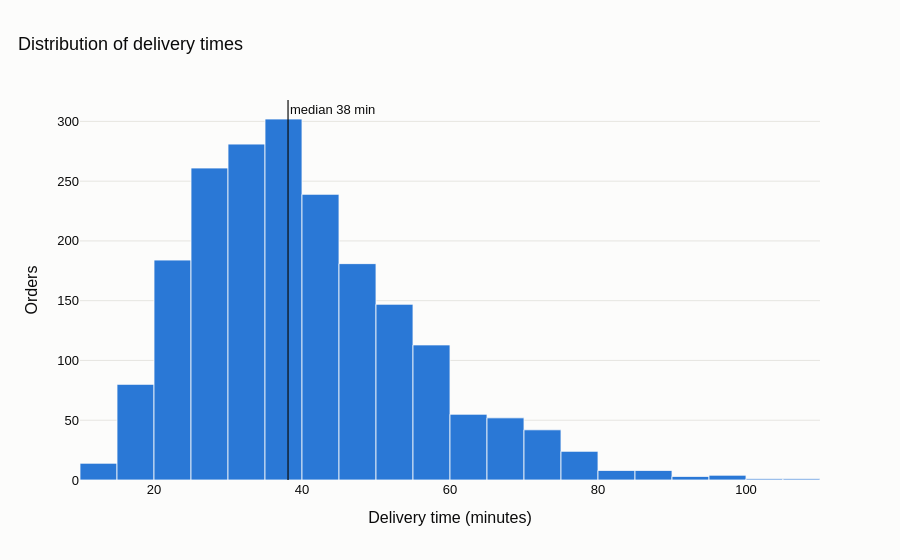

This figure's notebook cell:
### Markdown cell above
### plotly

### Code cell
import plotly.express as px
fig = px.histogram(df, x="minutes", nbins=40, color_discrete_sequence=PALETTE,
                   labels={"minutes": "Delivery time (minutes)"}, title="Distribution of delivery times")
fig.add_vline(x=df["minutes"].median(), line_color="#0b0b0b", line_width=1.2,
              annotation_text=f"median {df['minutes'].median():.0f} min")
fig.update_traces(marker_line_color="#fcfcfb", marker_line_width=0.8)
fig.update_layout(yaxis_title="Orders", bargap=0)
fig.show()

### Figure 1 — Plotly figure (JSON) as saved in the notebook; plotly's stock layout.template omitted (floating-point values rounded to 4 significant figures; data arrays with more than 128 entries replaced by an {"elided": "..."} marker saying what was removed)
{"data": [{"bingroup": "x", "hovertemplate": "Delivery time (minutes)=%{x}<br>count=%{y}<extra></extra>", "legendgroup": "", "marker": {"color": "#2a78d6", "line": {"color": "#fcfcfb", "width": 0.8}, "pattern": {"shape": ""}}, "name": "", "nbinsx": 40, "orientation": "v", "showlegend": false, "type": "histogram", "x": {"elided": "2000 float values"}, "xaxis": "x", "yaxis": "y"}], "layout": {"annotations": [{"showarrow": false, "text": "median 38 min", "x": 38.11, "xanchor": "left", "xref": "x", "y": 1, "yanchor": "top", "yref": "y domain"}], "bargap": 0, "barmode": "relative", "legend": {"tracegroupgap": 0}, "shapes": [{"line": {"color": "#0b0b0b", "width": 1.2}, "type": "line", "x0": 38.11, "x1": 38.11, "xref": "x", "y0": 0, "y1": 1, "yref": "y domain"}], "title": {"text": "Distribution of delivery times"}, "xaxis": {"anchor": "y", "domain": [0.0, 1.0], "title": {"text": "Delivery time (minutes)"}}, "yaxis": {"anchor": "x", "domain": [0.0, 1.0], "title": {"text": "Orders"}}}}
